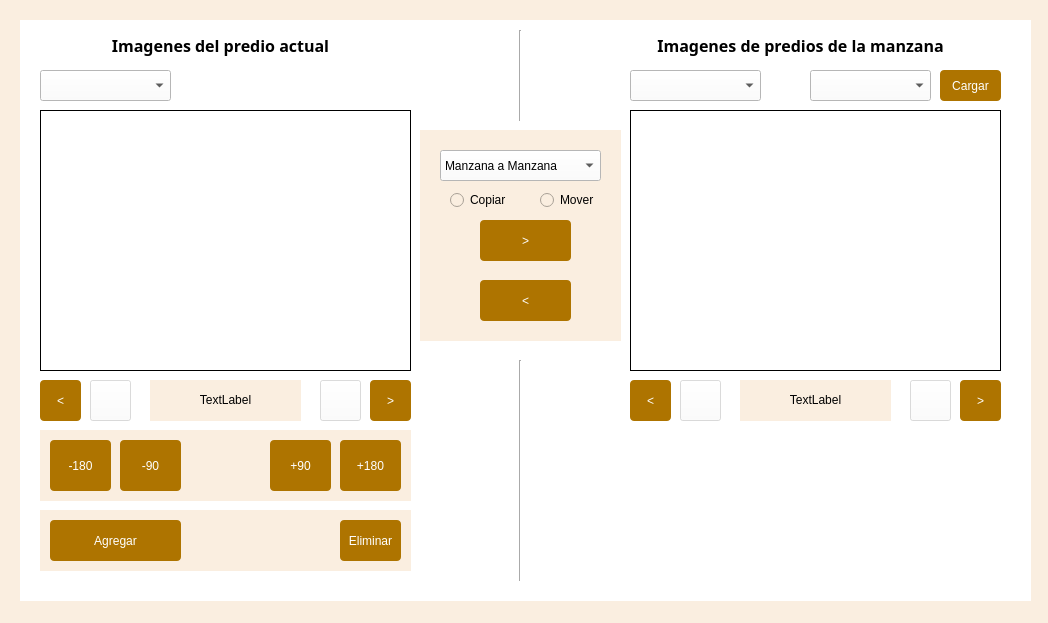
<?xml version="1.0" encoding="UTF-8"?>
<ui version="4.0">
 <class>ImagenesDialogBase</class>
 <widget class="QDialog" name="ImagenesDialogBase">
  <property name="geometry">
   <rect>
    <x>0</x>
    <y>0</y>
    <width>1048</width>
    <height>623</height>
   </rect>
  </property>
  <property name="windowTitle">
   <string>Imagenes</string>
  </property>
  <property name="styleSheet">
   <string notr="true">QDialog{
background : rgb(250,238,224);
}</string>
  </property>
  <widget class="QWidget" name="widget_4" native="true">
   <property name="geometry">
    <rect>
     <x>20</x>
     <y>20</y>
     <width>1011</width>
     <height>581</height>
    </rect>
   </property>
   <property name="styleSheet">
    <string notr="true">QWidget{
background: rgb(255,255,255)
}</string>
   </property>
   <widget class="QLabel" name="label_2">
    <property name="geometry">
     <rect>
      <x>610</x>
      <y>90</y>
      <width>371</width>
      <height>261</height>
     </rect>
    </property>
    <property name="frameShape">
     <enum>QFrame::Panel</enum>
    </property>
    <property name="text">
     <string/>
    </property>
   </widget>
   <widget class="QPushButton" name="pushButton">
    <property name="geometry">
     <rect>
      <x>920</x>
      <y>50</y>
      <width>61</width>
      <height>31</height>
     </rect>
    </property>
    <property name="styleSheet">
     <string notr="true">QPushButton{
background : rgb(174, 116, 0);
color : rgb(255, 255, 255);
border-radius : 4px;
}
QPushButton::hover{
background : rgb(104, 69, 13);
color : rgb(255, 255, 255);
border-radius : 4px;
}
QPushButton:disabled {
background: rgb(217, 217, 217)
}</string>
    </property>
    <property name="text">
     <string>Cargar</string>
    </property>
   </widget>
   <widget class="QComboBox" name="comboBox_3">
    <property name="geometry">
     <rect>
      <x>790</x>
      <y>50</y>
      <width>121</width>
      <height>31</height>
     </rect>
    </property>
   </widget>
   <widget class="QComboBox" name="comboBox_2">
    <property name="geometry">
     <rect>
      <x>610</x>
      <y>50</y>
      <width>131</width>
      <height>31</height>
     </rect>
    </property>
   </widget>
   <widget class="QComboBox" name="comboBox">
    <property name="geometry">
     <rect>
      <x>20</x>
      <y>50</y>
      <width>131</width>
      <height>31</height>
     </rect>
    </property>
   </widget>
   <widget class="QWidget" name="widget_7" native="true">
    <property name="geometry">
     <rect>
      <x>130</x>
      <y>360</y>
      <width>151</width>
      <height>41</height>
     </rect>
    </property>
    <property name="styleSheet">
     <string notr="true">QWidget, QLabel{
background : rgb(250,238,224);
}</string>
    </property>
   </widget>
   <widget class="QWidget" name="widget_6" native="true">
    <property name="geometry">
     <rect>
      <x>20</x>
      <y>410</y>
      <width>371</width>
      <height>71</height>
     </rect>
    </property>
    <property name="styleSheet">
     <string notr="true">QWidget{
background : rgb(250,238,224);
}</string>
    </property>
    <widget class="QPushButton" name="pushButton_3">
     <property name="geometry">
      <rect>
       <x>80</x>
       <y>10</y>
       <width>61</width>
       <height>51</height>
      </rect>
     </property>
     <property name="styleSheet">
      <string notr="true">QPushButton{
background : rgb(174, 116, 0);
color : rgb(255, 255, 255);
border-radius : 4px;
}
QPushButton::hover{
background : rgb(104, 69, 13);
color : rgb(255, 255, 255);
border-radius : 4px;
}
QPushButton:disabled {
background: rgb(217, 217, 217)
}</string>
     </property>
     <property name="text">
      <string>-90</string>
     </property>
    </widget>
    <widget class="QPushButton" name="pushButton_2">
     <property name="geometry">
      <rect>
       <x>10</x>
       <y>10</y>
       <width>61</width>
       <height>51</height>
      </rect>
     </property>
     <property name="styleSheet">
      <string notr="true">QPushButton{
background : rgb(174, 116, 0);
color : rgb(255, 255, 255);
border-radius : 4px;
}
QPushButton::hover{
background : rgb(104, 69, 13);
color : rgb(255, 255, 255);
border-radius : 4px;
}
QPushButton:disabled {
background: rgb(217, 217, 217)
}</string>
     </property>
     <property name="text">
      <string>-180</string>
     </property>
    </widget>
    <widget class="QPushButton" name="pushButton_5">
     <property name="geometry">
      <rect>
       <x>300</x>
       <y>10</y>
       <width>61</width>
       <height>51</height>
      </rect>
     </property>
     <property name="styleSheet">
      <string notr="true">QPushButton{
background : rgb(174, 116, 0);
color : rgb(255, 255, 255);
border-radius : 4px;
}
QPushButton::hover{
background : rgb(104, 69, 13);
color : rgb(255, 255, 255);
border-radius : 4px;
}
QPushButton:disabled {
background: rgb(217, 217, 217)
}</string>
     </property>
     <property name="text">
      <string>+180</string>
     </property>
    </widget>
    <widget class="QPushButton" name="pushButton_4">
     <property name="geometry">
      <rect>
       <x>230</x>
       <y>10</y>
       <width>61</width>
       <height>51</height>
      </rect>
     </property>
     <property name="styleSheet">
      <string notr="true">QPushButton{
background : rgb(174, 116, 0);
color : rgb(255, 255, 255);
border-radius : 4px;
}
QPushButton::hover{
background : rgb(104, 69, 13);
color : rgb(255, 255, 255);
border-radius : 4px;
}
QPushButton:disabled {
background: rgb(217, 217, 217)
}</string>
     </property>
     <property name="text">
      <string>+90</string>
     </property>
    </widget>
   </widget>
   <widget class="QWidget" name="widget_8" native="true">
    <property name="geometry">
     <rect>
      <x>20</x>
      <y>490</y>
      <width>371</width>
      <height>61</height>
     </rect>
    </property>
    <property name="styleSheet">
     <string notr="true">QWidget{
background : rgb(250,238,224);
}</string>
    </property>
    <widget class="QPushButton" name="pushButton_9">
     <property name="geometry">
      <rect>
       <x>10</x>
       <y>10</y>
       <width>131</width>
       <height>41</height>
      </rect>
     </property>
     <property name="styleSheet">
      <string notr="true">QPushButton{
background : rgb(174, 116, 0);
color : rgb(255, 255, 255);
border-radius : 4px;
}
QPushButton::hover{
background : rgb(104, 69, 13);
color : rgb(255, 255, 255);
border-radius : 4px;
}
QPushButton:disabled {
background: rgb(217, 217, 217)
}</string>
     </property>
     <property name="text">
      <string>Agregar</string>
     </property>
    </widget>
    <widget class="QPushButton" name="pushButton_6">
     <property name="geometry">
      <rect>
       <x>300</x>
       <y>10</y>
       <width>61</width>
       <height>41</height>
      </rect>
     </property>
     <property name="styleSheet">
      <string notr="true">QPushButton{
background : rgb(174, 116, 0);
color : rgb(255, 255, 255);
border-radius : 4px;
}
QPushButton::hover{
background : rgb(104, 69, 13);
color : rgb(255, 255, 255);
border-radius : 4px;
}
QPushButton:disabled {
background: rgb(217, 217, 217)
}</string>
     </property>
     <property name="text">
      <string>Eliminar</string>
     </property>
    </widget>
   </widget>
   <widget class="QLabel" name="label_5">
    <property name="geometry">
     <rect>
      <x>20</x>
      <y>10</y>
      <width>361</width>
      <height>31</height>
     </rect>
    </property>
    <property name="font">
     <font>
      <family>Century Gothic</family>
      <pointsize>12</pointsize>
      <weight>75</weight>
      <bold>true</bold>
     </font>
    </property>
    <property name="text">
     <string>&lt;html&gt;&lt;head/&gt;&lt;body&gt;&lt;p align=&quot;center&quot;&gt;Imagenes del predio actual&lt;/p&gt;&lt;/body&gt;&lt;/html&gt;</string>
    </property>
   </widget>
   <widget class="QLabel" name="label_6">
    <property name="geometry">
     <rect>
      <x>600</x>
      <y>10</y>
      <width>361</width>
      <height>31</height>
     </rect>
    </property>
    <property name="font">
     <font>
      <family>Century Gothic</family>
      <pointsize>12</pointsize>
      <weight>75</weight>
      <bold>true</bold>
     </font>
    </property>
    <property name="text">
     <string>&lt;html&gt;&lt;head/&gt;&lt;body&gt;&lt;p align=&quot;center&quot;&gt;Imagenes de predios de la manzana&lt;/p&gt;&lt;/body&gt;&lt;/html&gt;</string>
    </property>
   </widget>
   <widget class="Line" name="line">
    <property name="geometry">
     <rect>
      <x>490</x>
      <y>340</y>
      <width>20</width>
      <height>221</height>
     </rect>
    </property>
    <property name="orientation">
     <enum>Qt::Vertical</enum>
    </property>
   </widget>
   <widget class="Line" name="line_2">
    <property name="geometry">
     <rect>
      <x>490</x>
      <y>10</y>
      <width>20</width>
      <height>91</height>
     </rect>
    </property>
    <property name="orientation">
     <enum>Qt::Vertical</enum>
    </property>
   </widget>
   <widget class="QWidget" name="widget_3" native="true">
    <property name="geometry">
     <rect>
      <x>400</x>
      <y>110</y>
      <width>201</width>
      <height>211</height>
     </rect>
    </property>
    <property name="styleSheet">
     <string notr="true">QWidget{
background : rgb(250,238,224);
}</string>
    </property>
    <widget class="QPushButton" name="pushButton_7">
     <property name="geometry">
      <rect>
       <x>60</x>
       <y>90</y>
       <width>91</width>
       <height>41</height>
      </rect>
     </property>
     <property name="styleSheet">
      <string notr="true">QPushButton{
background : rgb(174, 116, 0);
color : rgb(255, 255, 255);
border-radius : 4px;
}
QPushButton::hover{
background : rgb(104, 69, 13);
color : rgb(255, 255, 255);
border-radius : 4px;
}
QPushButton:disabled {
background: rgb(217, 217, 217)
}</string>
     </property>
     <property name="text">
      <string>&gt;</string>
     </property>
    </widget>
    <widget class="QPushButton" name="pushButton_8">
     <property name="geometry">
      <rect>
       <x>60</x>
       <y>150</y>
       <width>91</width>
       <height>41</height>
      </rect>
     </property>
     <property name="styleSheet">
      <string notr="true">QPushButton{
background : rgb(174, 116, 0);
color : rgb(255, 255, 255);
border-radius : 4px;
}
QPushButton::hover{
background : rgb(104, 69, 13);
color : rgb(255, 255, 255);
border-radius : 4px;
}
QPushButton:disabled {
background: rgb(217, 217, 217)
}</string>
     </property>
     <property name="text">
      <string>&lt;</string>
     </property>
    </widget>
    <widget class="QRadioButton" name="radioButton">
     <property name="geometry">
      <rect>
       <x>30</x>
       <y>60</y>
       <width>71</width>
       <height>20</height>
      </rect>
     </property>
     <property name="styleSheet">
      <string notr="true"/>
     </property>
     <property name="text">
      <string>Copiar</string>
     </property>
    </widget>
    <widget class="QRadioButton" name="radioButton_2">
     <property name="geometry">
      <rect>
       <x>120</x>
       <y>60</y>
       <width>61</width>
       <height>20</height>
      </rect>
     </property>
     <property name="styleSheet">
      <string notr="true"/>
     </property>
     <property name="text">
      <string>Mover</string>
     </property>
    </widget>
   </widget>
   <widget class="QLabel" name="label">
    <property name="geometry">
     <rect>
      <x>130</x>
      <y>370</y>
      <width>151</width>
      <height>21</height>
     </rect>
    </property>
    <property name="styleSheet">
     <string notr="true">
background : rgb(250,238,224);
</string>
    </property>
    <property name="text">
     <string>&lt;html&gt;&lt;head/&gt;&lt;body&gt;&lt;p align=&quot;center&quot;&gt;TextLabel&lt;/p&gt;&lt;/body&gt;&lt;/html&gt;</string>
    </property>
   </widget>
   <widget class="QLabel" name="label_3">
    <property name="geometry">
     <rect>
      <x>20</x>
      <y>90</y>
      <width>371</width>
      <height>261</height>
     </rect>
    </property>
    <property name="frameShape">
     <enum>QFrame::Panel</enum>
    </property>
    <property name="text">
     <string/>
    </property>
   </widget>
   <widget class="QPushButton" name="pushButton_10">
    <property name="geometry">
     <rect>
      <x>20</x>
      <y>360</y>
      <width>41</width>
      <height>41</height>
     </rect>
    </property>
    <property name="styleSheet">
     <string notr="true">QPushButton{
background : rgb(174, 116, 0);
color : rgb(255, 255, 255);
border-radius : 4px;
}
QPushButton::hover{
background : rgb(104, 69, 13);
color : rgb(255, 255, 255);
border-radius : 4px;
}
QPushButton:disabled {
background: rgb(217, 217, 217)
}</string>
    </property>
    <property name="text">
     <string>&lt;</string>
    </property>
   </widget>
   <widget class="QPushButton" name="pushButton_11">
    <property name="geometry">
     <rect>
      <x>350</x>
      <y>360</y>
      <width>41</width>
      <height>41</height>
     </rect>
    </property>
    <property name="styleSheet">
     <string notr="true">QPushButton{
background : rgb(174, 116, 0);
color : rgb(255, 255, 255);
border-radius : 4px;
}
QPushButton::hover{
background : rgb(104, 69, 13);
color : rgb(255, 255, 255);
border-radius : 4px;
}
QPushButton:disabled {
background: rgb(217, 217, 217)
}</string>
    </property>
    <property name="text">
     <string>&gt;</string>
    </property>
   </widget>
   <widget class="QComboBox" name="comboBox_4">
    <property name="geometry">
     <rect>
      <x>420</x>
      <y>130</y>
      <width>161</width>
      <height>31</height>
     </rect>
    </property>
    <item>
     <property name="text">
      <string>Manzana a Manzana</string>
     </property>
    </item>
    <item>
     <property name="text">
      <string>Manzana a Predio</string>
     </property>
    </item>
    <item>
     <property name="text">
      <string>Predios a Manzana</string>
     </property>
    </item>
    <item>
     <property name="text">
      <string>Predio a Predio</string>
     </property>
    </item>
   </widget>
   <widget class="QPushButton" name="pushButton_14">
    <property name="geometry">
     <rect>
      <x>70</x>
      <y>360</y>
      <width>41</width>
      <height>41</height>
     </rect>
    </property>
    <property name="styleSheet">
     <string notr="true">background : rgb(255,255,255,126)</string>
    </property>
    <property name="text">
     <string/>
    </property>
    <property name="icon">
     <iconset resource="resources.qrc">
      <normaloff>:/plugins/master/funciones/imagenes/icons/zoom_in.png</normaloff>:/plugins/master/funciones/imagenes/icons/zoom_in.png</iconset>
    </property>
   </widget>
   <widget class="QPushButton" name="pushButton_15">
    <property name="geometry">
     <rect>
      <x>300</x>
      <y>360</y>
      <width>41</width>
      <height>41</height>
     </rect>
    </property>
    <property name="styleSheet">
     <string notr="true">background : rgb(255,255,255,126)</string>
    </property>
    <property name="text">
     <string/>
    </property>
    <property name="icon">
     <iconset resource="resources.qrc">
      <normaloff>:/plugins/master/funciones/imagenes/icons/zoom_out.png</normaloff>:/plugins/master/funciones/imagenes/icons/zoom_out.png</iconset>
    </property>
   </widget>
   <widget class="QLabel" name="label_4">
    <property name="geometry">
     <rect>
      <x>720</x>
      <y>370</y>
      <width>151</width>
      <height>21</height>
     </rect>
    </property>
    <property name="styleSheet">
     <string notr="true">
background : rgb(250,238,224);
</string>
    </property>
    <property name="text">
     <string>&lt;html&gt;&lt;head/&gt;&lt;body&gt;&lt;p align=&quot;center&quot;&gt;TextLabel&lt;/p&gt;&lt;/body&gt;&lt;/html&gt;</string>
    </property>
   </widget>
   <widget class="QPushButton" name="pushButton_12">
    <property name="geometry">
     <rect>
      <x>610</x>
      <y>360</y>
      <width>41</width>
      <height>41</height>
     </rect>
    </property>
    <property name="styleSheet">
     <string notr="true">QPushButton{
background : rgb(174, 116, 0);
color : rgb(255, 255, 255);
border-radius : 4px;
}
QPushButton::hover{
background : rgb(104, 69, 13);
color : rgb(255, 255, 255);
border-radius : 4px;
}
QPushButton:disabled {
background: rgb(217, 217, 217)
}</string>
    </property>
    <property name="text">
     <string>&lt;</string>
    </property>
   </widget>
   <widget class="QPushButton" name="pushButton_16">
    <property name="geometry">
     <rect>
      <x>660</x>
      <y>360</y>
      <width>41</width>
      <height>41</height>
     </rect>
    </property>
    <property name="styleSheet">
     <string notr="true">background : rgb(255,255,255,126)</string>
    </property>
    <property name="text">
     <string/>
    </property>
    <property name="icon">
     <iconset resource="resources.qrc">
      <normaloff>:/plugins/master/funciones/imagenes/icons/zoom_in.png</normaloff>:/plugins/master/funciones/imagenes/icons/zoom_in.png</iconset>
    </property>
   </widget>
   <widget class="QPushButton" name="pushButton_13">
    <property name="geometry">
     <rect>
      <x>940</x>
      <y>360</y>
      <width>41</width>
      <height>41</height>
     </rect>
    </property>
    <property name="styleSheet">
     <string notr="true">QPushButton{
background : rgb(174, 116, 0);
color : rgb(255, 255, 255);
border-radius : 4px;
}
QPushButton::hover{
background : rgb(104, 69, 13);
color : rgb(255, 255, 255);
border-radius : 4px;
}
QPushButton:disabled {
background: rgb(217, 217, 217)
}</string>
    </property>
    <property name="text">
     <string>&gt;</string>
    </property>
   </widget>
   <widget class="QPushButton" name="pushButton_17">
    <property name="geometry">
     <rect>
      <x>890</x>
      <y>360</y>
      <width>41</width>
      <height>41</height>
     </rect>
    </property>
    <property name="styleSheet">
     <string notr="true">background : rgb(255,255,255,126)</string>
    </property>
    <property name="text">
     <string/>
    </property>
    <property name="icon">
     <iconset resource="resources.qrc">
      <normaloff>:/plugins/master/funciones/imagenes/icons/zoom_out.png</normaloff>:/plugins/master/funciones/imagenes/icons/zoom_out.png</iconset>
    </property>
   </widget>
   <widget class="QWidget" name="widget_9" native="true">
    <property name="geometry">
     <rect>
      <x>720</x>
      <y>360</y>
      <width>151</width>
      <height>41</height>
     </rect>
    </property>
    <property name="styleSheet">
     <string notr="true">QWidget, QLabel{
background : rgb(250,238,224);
}</string>
    </property>
   </widget>
   <zorder>widget_9</zorder>
   <zorder>widget_3</zorder>
   <zorder>pushButton</zorder>
   <zorder>comboBox_3</zorder>
   <zorder>comboBox_2</zorder>
   <zorder>comboBox</zorder>
   <zorder>widget_7</zorder>
   <zorder>label_2</zorder>
   <zorder>widget_6</zorder>
   <zorder>widget_8</zorder>
   <zorder>label_5</zorder>
   <zorder>label_6</zorder>
   <zorder>line</zorder>
   <zorder>line_2</zorder>
   <zorder>label</zorder>
   <zorder>label_3</zorder>
   <zorder>pushButton_10</zorder>
   <zorder>pushButton_11</zorder>
   <zorder>comboBox_4</zorder>
   <zorder>pushButton_14</zorder>
   <zorder>pushButton_15</zorder>
   <zorder>label_4</zorder>
   <zorder>pushButton_12</zorder>
   <zorder>pushButton_16</zorder>
   <zorder>pushButton_13</zorder>
   <zorder>pushButton_17</zorder>
  </widget>
 </widget>
 <resources>
  <include location="resources.qrc"/>
 </resources>
 <connections/>
</ui>
